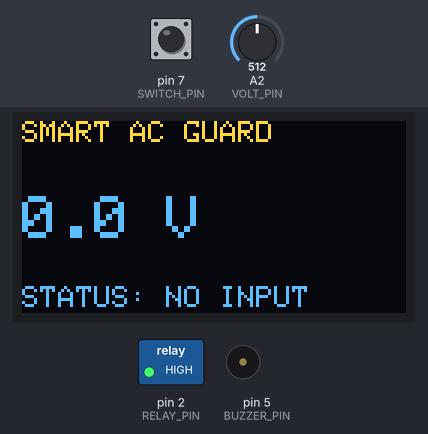
A sketch run on a simulated Arduino Uno, built with avr-gcc and run on an emulated ATmega328P. Shown: 128×64 one-colour display, switched loads named in the sketch (green lamp = pin HIGH), buzzer (waves = sounding). The test bench sets the inputs (shaded band); at power-on: A2 (VOLT_PIN) = 512, pin 7 (SWITCH_PIN) HIGH. The OLED is the two-colour kind (top 16 rows yellow).

Above: at 1.4 s.
1.5 s: A2 (VOLT_PIN) set to 533
At 2.4 s:
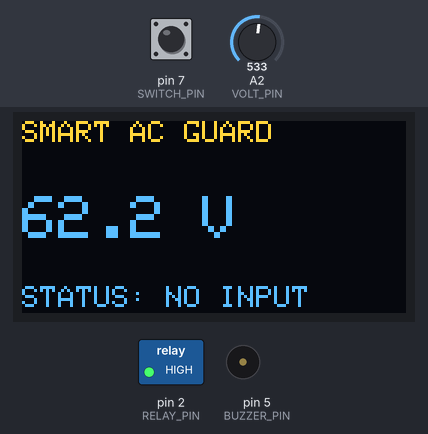
3.5 s: A2 (VOLT_PIN) set to 560
At 4.1 s:
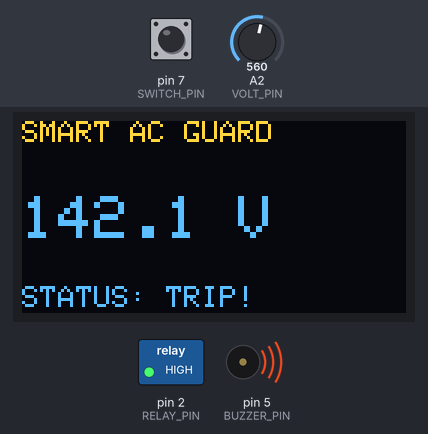
5.2 s: pin 7 (SWITCH_PIN) pulled LOW for 1 s
At 5.8 s:
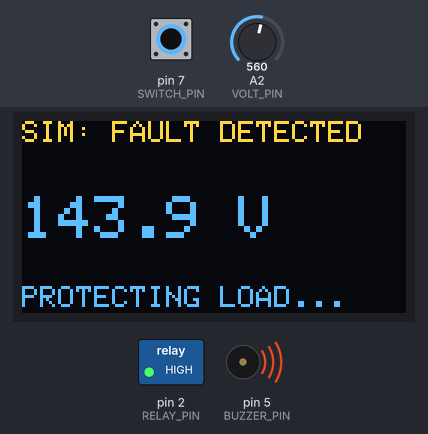
8.6 s: A2 (VOLT_PIN) set to 511
At 9.3 s:
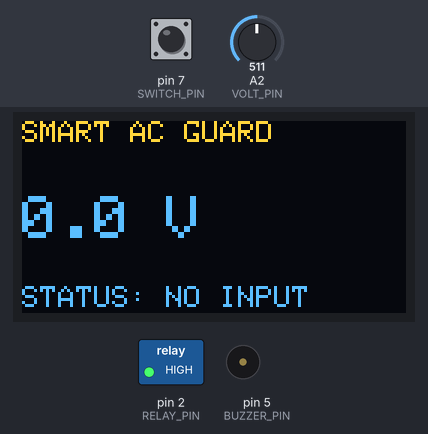
10.4 s: pin 7 (SWITCH_PIN) pulled LOW for 3.2 s
At 11.1 s:
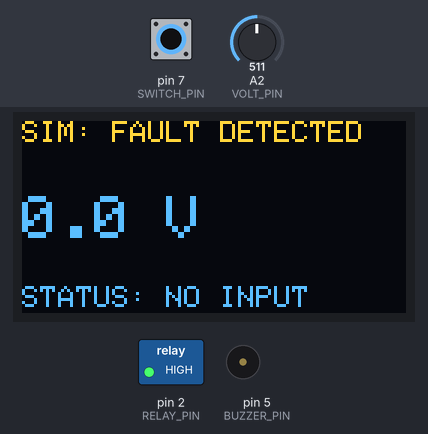
Timing chart, 0 to 13.4 s (numbered marks = the images above; inputs shaded):
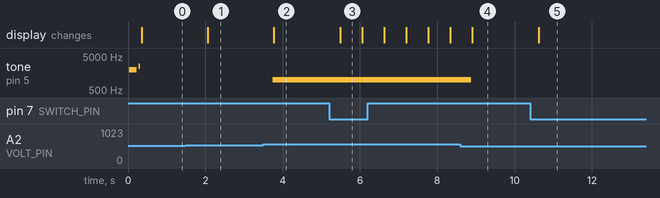

The sketch:

smart_brownout_protection.ino
```cpp
#include <Wire.h>
#include <Adafruit_GFX.h>
#include <Adafruit_SSD1306.h>

const int SCREEN_WIDTH = 128;
const int SCREEN_HEIGHT = 64;
const int RELAY_PIN = 2;
const int BUZZER_PIN = 5;
const int VOLT_PIN = A2;      // Analog input connected to ZMPT101B OUT
const int SWITCH_PIN = 7;

// --- CALIBRATION ---
// This ratio converts ADC RMS to real VRMS for the sensor + divider used
const float CALIBRATION_FACTOR = 2.96;
float smoothed_Vrms = 0.0;

Adafruit_SSD1306 display(SCREEN_WIDTH, SCREEN_HEIGHT, &Wire, -1);

void setup() {
  Serial.begin(9600);
  // Configure pins before changing their output states
  pinMode(RELAY_PIN, OUTPUT);
  digitalWrite(RELAY_PIN, HIGH); // Ensure relay starts OFF (Active Low)

  pinMode(BUZZER_PIN, OUTPUT);
  // Internal Pull-Up to prevent floating pins on the switch
  pinMode(SWITCH_PIN, INPUT_PULLUP);
  // Analog pin used as input for voltage sensing
  pinMode(VOLT_PIN, INPUT);

  if(!display.begin(SSD1306_SWITCHCAPVCC, 0x3C)) {
    Serial.println("SSD1306 allocation failed");
    for(;;); // Halt if OLED fails
  }

  // Startup beep test
  tone(BUZZER_PIN, 2000, 200);
  delay(250);
  tone(BUZZER_PIN, 2500, 200);

  display.clearDisplay();
  display.setTextColor(WHITE);
}

// --- PURE CODE TRUE RMS ALGORITHM ---
float getVrms() {
  unsigned long start_time = millis();
  unsigned long num_samples = 0;
  unsigned long long sum_squares = 0ULL; // avoid overflow when squaring many samples

  // Sample for exactly 40ms (2 full 50Hz cycles)
  while((millis() - start_time) < 40) {
    // 1. Read the raw analog pin directly
    long raw_adc = analogRead(VOLT_PIN);

    // 2. Strip away the 2.5V hardware DC offset (512 on Nano)
    long ac_val = raw_adc - 512;

    // 3. Square the wave and add to total
    sum_squares += (unsigned long long)(ac_val * ac_val);
    num_samples++;
  }

  // Root Mean Square formula
  float rms_adc = sqrt((float)sum_squares / (float)num_samples);

  // Convert ADC RMS to Real Voltage
  float Vrms = rms_adc * CALIBRATION_FACTOR;

  if (Vrms < 20) Vrms = 0; // Ignore tiny ghost noise
  return Vrms;
}

void loop() {
  float raw_Vrms = getVrms();

  // --- FAULT SIMULATION LOGIC (D7) ---
  // Using LOW because of INPUT_PULLUP
  bool simActive = (digitalRead(SWITCH_PIN) == LOW);
  if (simActive && raw_Vrms > 90) {
    raw_Vrms = 160.0; // Force voltage into the Brownout trip zone
  }

  // --- SMOOTHING FILTER ---
  if (smoothed_Vrms < 20 || abs(raw_Vrms - smoothed_Vrms) > 40) {
    smoothed_Vrms = raw_Vrms; // Snap instantly on big real changes
  } else {
    smoothed_Vrms = (raw_Vrms * 0.10) + (smoothed_Vrms * 0.90); // Smooth minor noise
  }

  // --- OLED DISPLAY UI ---
  display.clearDisplay();
  display.setTextSize(1);
  display.setCursor(0,0);

  if (simActive) {
    display.print("SIM: FAULT DETECTED");
  } else {
    display.print("SMART AC GUARD");
  }

  display.setTextSize(2);
  display.setCursor(0, 25);
  display.print(smoothed_Vrms, 1);
  display.print(" V");

  display.setTextSize(1);
  display.setCursor(0, 55);

  // --- LOGIC: PROTECT & ALARM ---
  const float TRIP_LOW = 90.0;
  const float TRIP_MIN = 180.0;
  const float TRIP_MAX = 250.0;

  if (smoothed_Vrms <= TRIP_LOW) {
    digitalWrite(RELAY_PIN, HIGH);       // OFF (Disconnect Load)
    noTone(BUZZER_PIN);                  // SILENCE ALARM
    display.print("STATUS: NO INPUT");
  }
  else if (smoothed_Vrms < TRIP_MIN || smoothed_Vrms > TRIP_MAX) {
    digitalWrite(RELAY_PIN, HIGH);       // TRIP RELAY (OFF)
    tone(BUZZER_PIN, 1000);              // SOUND ALARM (1000Hz)

    if (simActive) {
      display.print("PROTECTING LOAD...");
    } else {
      display.print("STATUS: TRIP!");
    }
  }
  else {
    digitalWrite(RELAY_PIN, LOW);        // HEALTHY (Connect load)
    noTone(BUZZER_PIN);                  // SILENCE ALARM
    display.print("STATUS: HEALTHY");
  }

  display.display();
  delay(500); // Wait half a second before updating again


}
```

Measured:
- the behaviour switches between 542 and 543 on A2 (VOLT_PIN) (found by bisection; images 1 and 2)
- after the input at 1.5 s, the display: changes after 0.56 s (image 1)
- after the input at 3.5 s, tone on pin 5 (BUZZER_PIN): silent → 1000 Hz after 0.25 s; the display: changes after 0.27 s (image 2)
- after the input at 5.2 s, the display: changes after 0.29 s (image 3)
- after the input at 8.6 s, tone on pin 5 (BUZZER_PIN): 1000 Hz → silent after 0.28 s; the display: changes after 0.31 s (image 4)
- after the input at 10.4 s, the display: changes after 0.22 s (image 5)
- what the display in image 3 shows lasts 0.6 s, from 5.5 s to 6.1 s
